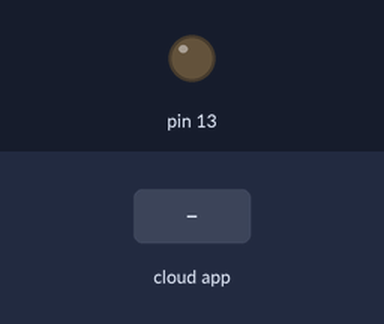
The sketch below on a simulated Arduino Uno, built with avr-gcc and run on an emulated ATmega328P. Parts: output pins drawn as LEDs (lit = HIGH). Dashed ring = blinking. The test bench sets the inputs (shaded band). The ROS host is connected and sends only what is stated.

Above: at 1.2 s.
1.3 s: the phone or cloud app sets led_blink to 45
At 1.55 s:
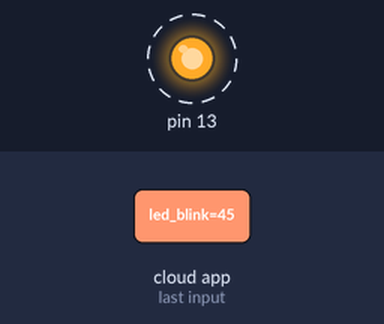
Timing chart, 0 to 11.8 s (numbered marks = the images above; inputs shaded):
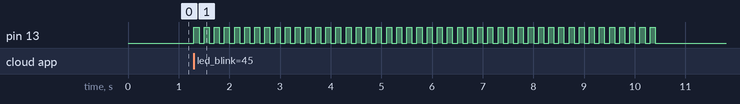

The sketch:

tutorial_1_blink.ino
```cpp
#include <ros.h>
#include <std_msgs/Int32.h>

ros::NodeHandle  nh;                        			  //Create the NodeHandle
void led_callback(const std_msgs::Int32& receive_msg)     //CallBack function
{
  if (receive_msg.data >=0)
  {
  for (int i=0; i<= receive_msg.data; i++)
  {
  digitalWrite(13, HIGH);                    //switch LED ON
  delay(100);								 //Wait for 100ms
  digitalWrite(13, LOW);                     //switch LED OFF
  delay(100);							     //Wait for 100ms
  }
 }
}
//Subscriber definition
ros::Subscriber<std_msgs::Int32> sub("led_blink", led_callback);

void setup()
{ pinMode(13, OUTPUT);
  nh.initNode();			//Initialize Node
  nh.subscribe(sub);        //Subscriber Call
}

void loop()
{
  nh.spinOnce();
  delay(1);
}
```

Measured:
- after the input at 1.3 s, pin 13: alternates HIGH for 0.10 s and LOW for 0.10 s, 92 changes in all, then stays LOW, starting at once
